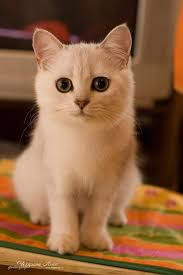
#> input picture Para11/cat1.jpg, 183 x 275 px
$ python ex1.py
#> lines starting #> are read from the running program, lines starting #| are printed output that depends on the picture
import cv2
from PIL import Image

image_path = "cat1.jpg"
cat_face_cascade = cv2.CascadeClassifier("haarcascade_frontalcatface_extended.xml")
cat = Image.open("cat1.jpg")
#> cat is the input picture: PIL image 183x275 RGB; mean R, G, B 139.1, 97.2, 63.8
glasses = Image.open("glasses.png")
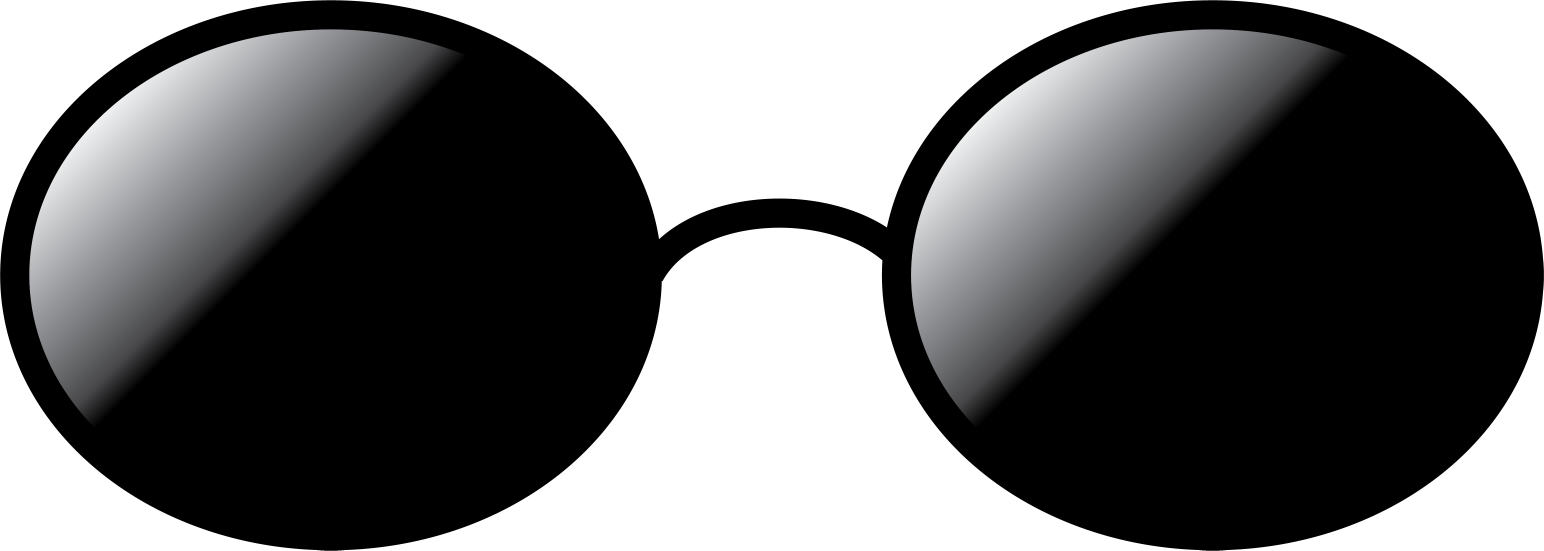
#> input picture Para11/glasses.png, 4631 x 1651 px (shown at 1/3 size)
#> glasses is the input picture: PIL image 4631x1651 P; mean R, G, B, A 105.5, 105.7, 106.2, 173.8

cat = cat.convert("RGBA")
#> cat: PIL image 183x275 RGBA
glasses = glasses.convert("RGBA")

image = cv2.imread(image_path)
cat_face = cat_face_cascade.detectMultiScale(image)
#> cat_face = [[42, 50, 81, 81]]
print(cat_face)
#| [[42 50 81 81]]
for (x, y, w, h) in cat_face:
    cv2.rectangle(image, (x, y), (x+w, y+h), (0, 0, 255), 3)
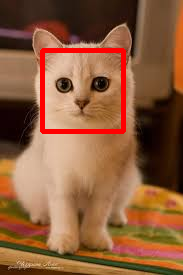
#> image: shape (275, 183, 3); mean B, G, R 60.1, 92.4, 141
    glasses = glasses.resize((w, int(h/2)))
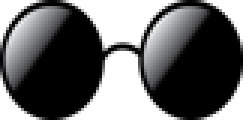
#> glasses: PIL image 81x40 RGBA (shown 3 times larger); mean R, G, B, A 24.7, 24.9, 25.3, 174; transparent parts drawn white
    cat.paste(glasses, (x, int(y+h/4)), glasses)
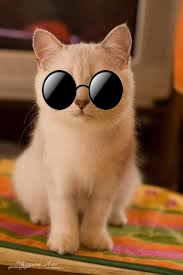
#> cat: PIL image 183x275 RGBA; mean R, G, B, A 133.4, 93.2, 61.3, 254.8; transparent parts drawn white
    cat.save("cat_with_glasses.png")
    cat_with_glasses = cv2.imread("cat_with_glasses.png")
    cv2.imshow("Cat with glasses", cat_with_glasses)
cv2.imshow("Cat", image)
cv2.waitKey()
